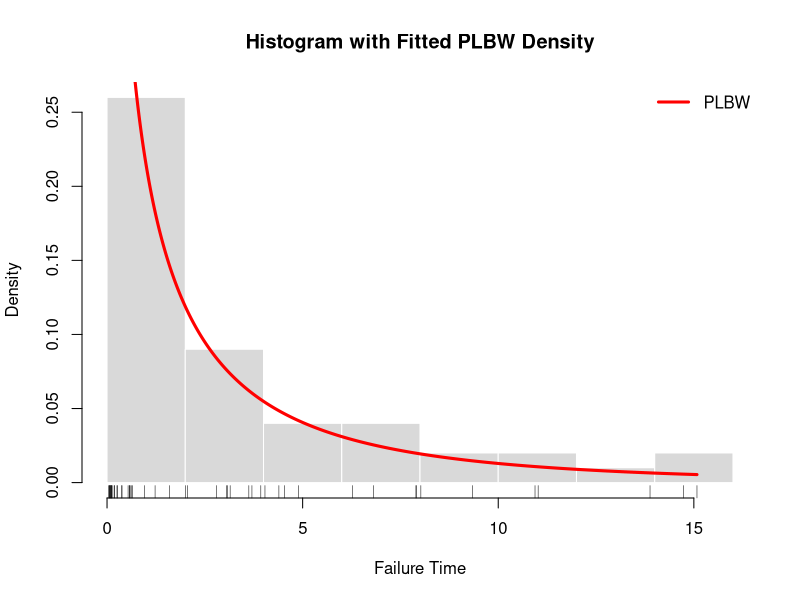
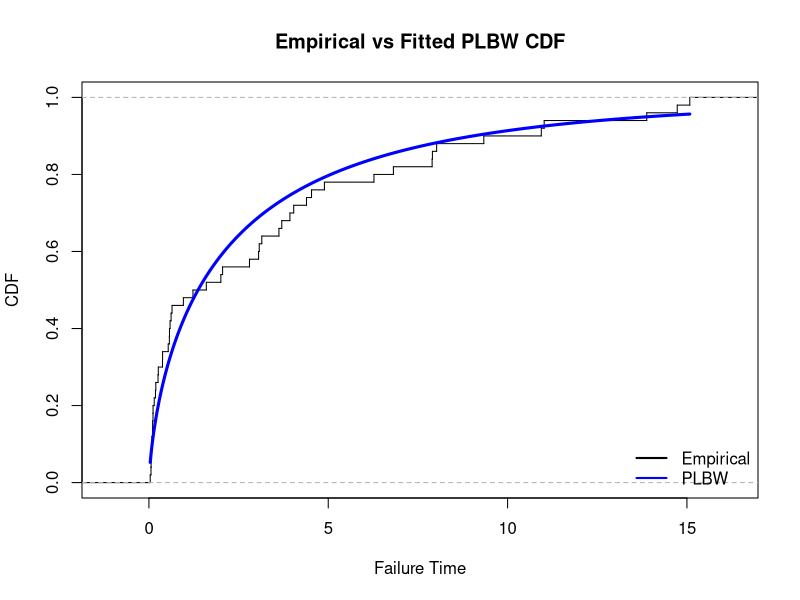
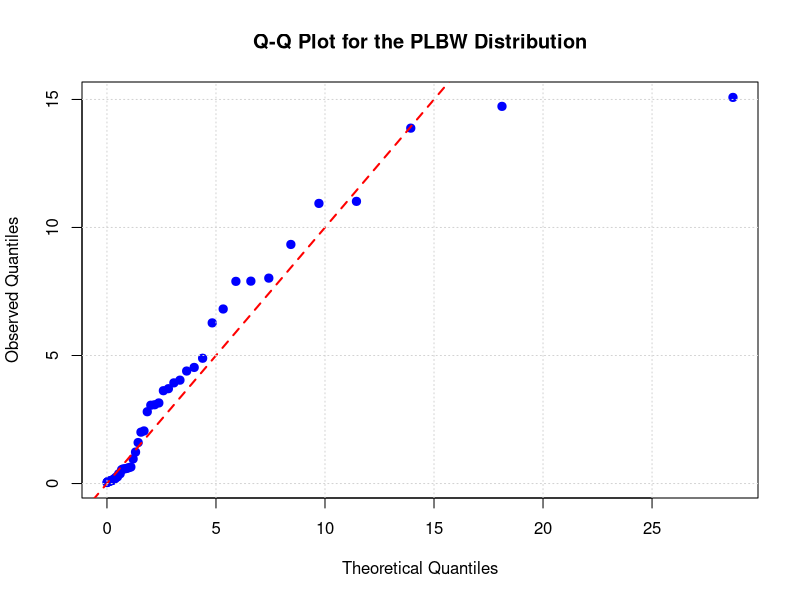
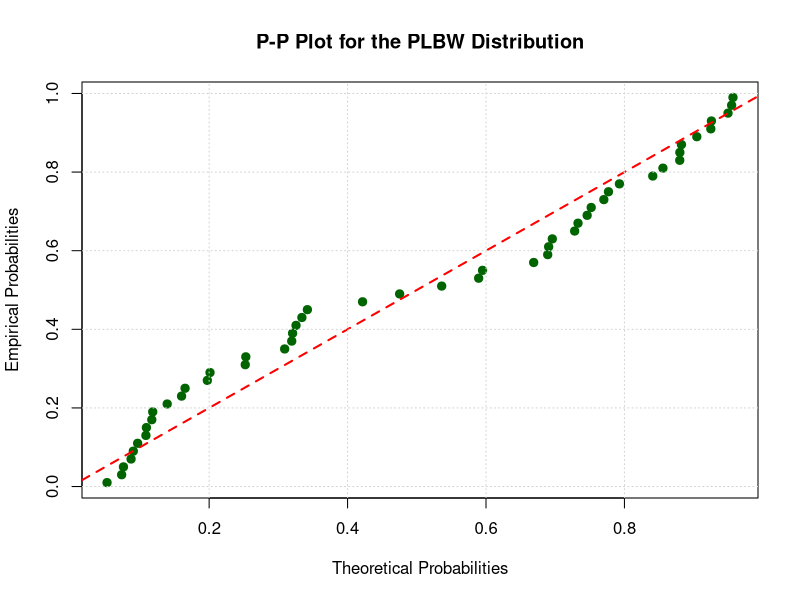

The R script that drew these images, in order: (Note: this script raises an error after producing the figures.)
###############################################################################
#                     PART 1
#      POWER LENGTH-BIASED WEIBULL (PLBW) DISTRIBUTION
#          DATA + PDF + CDF + QUANTILE + RANDOM GENERATOR
###############################################################################

rm(list = ls())

###############################################################################
# REQUIRED PACKAGES
###############################################################################

library(stats)
library(numDeriv)
library(goftest)

###############################################################################
# FAILURE TIME DATA (Murthy et al., 2004)
###############################################################################

data <- c(
  0.036,0.058,0.061,0.074,0.078,0.086,0.102,0.103,0.114,0.116,
  0.148,0.183,0.192,0.254,0.262,0.379,0.381,0.538,0.570,0.574,
  0.590,0.618,0.645,0.961,1.228,1.600,2.006,2.054,2.804,3.058,
  3.076,3.147,3.625,3.704,3.931,4.037,4.393,4.534,4.893,6.274,
  6.816,7.896,7.904,8.022,9.337,10.940,11.020,13.880,14.730,15.080
)

n <- length(data)

###############################################################################
# POWER LENGTH-BIASED WEIBULL PDF
#
# f(y)=
# [c β² α^(1+1/β) y^(βc+c−1) exp(-αy^(βc))]
# -------------------------------------------
#            Γ(1/β)
###############################################################################

dplbw <- function(x, alpha, beta, c){
  
  f <- numeric(length(x))
  
  ind <- which(x > 0)
  
  if(length(ind)==0) return(f)
  
  xx <- x[ind]
  
  f[ind] <-
    (c *
       beta^2 *
       alpha^(1 + 1/beta) *
       xx^(beta*c + c - 1) *
       exp(-alpha * xx^(beta*c))) /
    gamma(1/beta)
  
  f[!is.finite(f)] <- 1e-300
  
  f[f <= 0] <- 1e-300
  
  return(f)
  
}

###############################################################################
# POWER LENGTH-BIASED WEIBULL CDF
#
# F(y)=γ(1+1/β, αy^(βc))/Γ(1+1/β)
###############################################################################

pplbw <- function(x, alpha, beta, c){
  
  F <- numeric(length(x))
  
  ind <- which(x > 0)
  
  if(length(ind)==0) return(F)
  
  xx <- x[ind]
  
  F[ind] <- pgamma(
    
    alpha * xx^(beta*c),
    
    shape = 1 + 1/beta,
    
    rate = 1
    
  )
  
  F[F < 0] <- 0
  
  F[F > 1] <- 1
  
  return(F)
  
}

###############################################################################
# SURVIVAL FUNCTION
###############################################################################

splbw <- function(x, alpha, beta, c){
  
  1 - pplbw(x, alpha, beta, c)
  
}

###############################################################################
# HAZARD FUNCTION
###############################################################################

hplbw <- function(x, alpha, beta, c){
  
  f <- dplbw(x, alpha, beta, c)
  
  s <- splbw(x, alpha, beta, c)
  
  s[s <= 1e-12] <- 1e-12
  
  f/s
  
}

###############################################################################
# CUMULATIVE HAZARD FUNCTION
###############################################################################

Hplbw <- function(x, alpha, beta, c){
  
  -log(splbw(x, alpha, beta, c))
  
}

###############################################################################
# QUANTILE FUNCTION
#
# Numerical inversion using uniroot()
###############################################################################

qplbw <- function(u, alpha, beta, c){
  
  sapply(u,function(p){
    
    uniroot(
      
      function(y)
        
        pplbw(y, alpha, beta, c) - p,
      
      lower = 1e-10,
      
      upper = 100
      
    )$root
    
  })
  
}

###############################################################################
# RANDOM NUMBER GENERATOR
###############################################################################

rplbw <- function(n, alpha, beta, c){
  
  u <- runif(n)
  
  qplbw(
    
    u,
    
    alpha,
    
    beta,
    
    c
    
  )
  
}

###############################################################################
# BASIC CHECKS
###############################################################################

cat("=================================================\n")
cat("POWER LENGTH-BIASED WEIBULL DISTRIBUTION\n")
cat("=================================================\n\n")

cat("Sample Size :", n, "\n\n")

cat("First Five Density Values\n")
print(
  dplbw(
    data[1:5],
    alpha = 2,
    beta = 2,
    c = 1.5
  )
)

cat("\n")

cat("First Five CDF Values\n")
print(
  pplbw(
    data[1:5],
    alpha = 2,
    beta = 2,
    c = 1.5
  )
)

cat("\n")

cat("First Five Hazard Values\n")
print(
  hplbw(
    data[1:5],
    alpha = 2,
    beta = 2,
    c = 1.5
  )
)

cat("\nPart 1 Loaded Successfully.\n")


###############################################################################
# 4. NEGATIVE LOG-LIKELIHOOD FUNCTION
###############################################################################

negloglik_plbw <- function(par, x){
  
  alpha <- par[1]
  beta  <- par[2]
  c     <- par[3]
  
  if(any(par <= 0))
    return(1e10)
  
  dens <- dplbw(x, alpha, beta, c)
  
  dens[dens <= 0] <- 1e-300
  
  if(any(!is.finite(dens)))
    return(1e10)
  
  -sum(log(dens))
  
}

###############################################################################
# 5. MULTI-START MAXIMUM LIKELIHOOD ESTIMATION
###############################################################################

starting.values <- list(
  
  c(1,1,1),
  
  c(2,2,1.5),
  
  c(0.5,0.5,0.8),
  
  c(3,1,2),
  
  c(1,3,1),
  
  c(5,2,2),
  
  c(2,5,1),
  
  c(4,4,2)
  
)

best.fit <- NULL

best.value <- Inf

for(start in starting.values){
  
  fit <- try(
    
    optim(
      
      par=start,
      
      fn=negloglik_plbw,
      
      x=data,
      
      method="L-BFGS-B",
      
      lower=c(0.001,0.001,0.001),
      
      upper=c(20,20,20),
      
      control=list(maxit=10000),
      
      hessian=TRUE
      
    ),
    
    silent=TRUE
    
  )
  
  if(!inherits(fit,"try-error")){
    
    if(fit$value < best.value){
      
      best.value <- fit$value
      
      best.fit <- fit
      
    }
    
  }
  
}

fit <- best.fit

###############################################################################
# ESTIMATED PARAMETERS
###############################################################################

alpha_hat <- fit$par[1]

beta_hat <- fit$par[2]

c_hat <- fit$par[3]

cat("Estimated Parameters\n")

print(fit$par)


###############################################################################
# 6. STANDARD ERRORS
###############################################################################

vcov.mat <- solve(fit$hessian)

SE <- sqrt(diag(vcov.mat))

z.value <- fit$par/SE

p.value <- 2*(1-pnorm(abs(z.value)))

Lower95 <- fit$par-1.96*SE

Upper95 <- fit$par+1.96*SE

results <- data.frame(
  
  Parameter=c("alpha","beta","c"),
  
  Estimate=round(fit$par,6),
  
  Std.Error=round(SE,6),
  
  z.value=round(z.value,4),
  
  p.value=round(p.value,5),
  
  Lower95=round(Lower95,6),
  
  Upper95=round(Upper95,6)
  
)

print(results)

###############################################################################
# 7. MODEL SELECTION CRITERIA
###############################################################################

logLik <- -fit$value

k <- 3

n <- length(data)

AIC <- -2*logLik+2*k

BIC <- -2*logLik+k*log(n)

AICc <- AIC+(2*k*(k+1))/(n-k-1)

cat("\n")

cat("Log-Likelihood :",round(logLik,5),"\n")

cat("AIC :",round(AIC,5),"\n")

cat("BIC :",round(BIC,5),"\n")

cat("AICc :",round(AICc,5),"\n")


###############################################################################
# 8. HISTOGRAM WITH FITTED PLBW DENSITY
###############################################################################

xgrid <- seq(
  
  min(data),
  
  max(data),
  
  length.out=1000
  
)

pdf.fit <- dplbw(
  
  xgrid,
  
  alpha_hat,
  
  beta_hat,
  
  c_hat
  
)

hist(
  
  data,
  
  probability=TRUE,
  
  breaks=10,
  
  col="grey85",
  
  border="white",
  
  main="Histogram with Fitted PLBW Density",
  
  xlab="Failure Time"
  
)

lines(
  
  xgrid,
  
  pdf.fit,
  
  col="red",
  
  lwd=3
  
)

rug(data)

legend(
  
  "topright",
  
  legend="PLBW",
  
  col="red",
  
  lwd=3,
  
  bty="n"
  
)


###############################################################################
# 9. EMPIRICAL VS FITTED CDF
###############################################################################

plot(
  
  ecdf(data),
  
  verticals=TRUE,
  
  do.points=FALSE,
  
  main="Empirical vs Fitted PLBW CDF",
  
  xlab="Failure Time",
  
  ylab="CDF"
  
)

lines(
  
  xgrid,
  
  pplbw(
    
    xgrid,
    
    alpha_hat,
    
    beta_hat,
    
    c_hat
    
  ),
  
  col="blue",
  
  lwd=3
  
)

legend(
  
  "bottomright",
  
  legend=c("Empirical","PLBW"),
  
  col=c("black","blue"),
  
  lwd=2,
  
  bty="n"
  
)


###############################################################################
# 10. Q-Q PLOT
###############################################################################

u <- ppoints(n)

theoretical.quantiles <- qplbw(
  u,
  alpha_hat,
  beta_hat,
  c_hat
)

observed.quantiles <- sort(data)

plot(
  theoretical.quantiles,
  observed.quantiles,
  pch = 19,
  col = "blue",
  cex = 1.1,
  xlab = "Theoretical Quantiles",
  ylab = "Observed Quantiles",
  main = "Q-Q Plot for the PLBW Distribution"
)

abline(0,1,
       col="red",
       lwd=2,
       lty=2)

grid()



###############################################################################
# 11. P-P PLOT
###############################################################################

empirical.prob <- (1:n - 0.5)/n

fitted.prob <- pplbw(
  sort(data),
  alpha_hat,
  beta_hat,
  c_hat
)

plot(
  fitted.prob,
  empirical.prob,
  pch=19,
  col="darkgreen",
  cex=1.1,
  xlab="Theoretical Probabilities",
  ylab="Empirical Probabilities",
  main="P-P Plot for the PLBW Distribution"
)

abline(0,1,
       col="red",
       lwd=2,
       lty=2)

grid()


library(goftest)


###############################################################################
# 12. KOLMOGOROV-SMIRNOV TEST
###############################################################################

KS <- ks.test(
  data,
  function(x)
    pplbw(
      x,
      alpha_hat,
      beta_hat,
      c_hat
    )
)

print(KS)


###############################################################################
# 13. ANDERSON-DARLING TEST
###############################################################################

AD <- ad.test(
  data,
  null=function(x)
    pplbw(
      x,
      alpha_hat,
      beta_hat,
      c_hat
    )
)

print(AD)


###############################################################################
# 14. CRAMER-VON MISES TEST
###############################################################################

CVM <- cvm.test(
  data,
  null=function(x)
    pplbw(
      x,
      alpha_hat,
      beta_hat,
      c_hat
    )
)

print(CVM)



###############################################################################
# 15. PARAMETER SUMMARY
###############################################################################

summary.table <- data.frame(
  
  Parameter=c("alpha","beta","c"),
  
  Estimate=round(c(alpha_hat,beta_hat,c_hat),6),
  
  Std.Error=round(SE,6),
  
  z.value=round(z.value,4),
  
  p.value=round(p.value,6),
  
  Lower95=round(Lower95,6),
  
  Upper95=round(Upper95,6)
  
)

print(summary.table)



###############################################################################
# 16. FINAL OUTPUT
###############################################################################

cat("\n")
cat("===========================================================\n")
cat("        POWER LENGTH-BIASED WEIBULL DISTRIBUTION\n")
cat("===========================================================\n\n")

print(summary.table)

cat("\n")

cat("Sample Size       :",n,"\n")
cat("Log-Likelihood    :",round(logLik,6),"\n")
cat("AIC               :",round(AIC,6),"\n")
cat("BIC               :",round(BIC,6),"\n")
cat("AICc              :",round(AICc,6),"\n")

cat("\n")
cat("=============== GOODNESS OF FIT ===============\n")

cat("KS Statistic      :",round(KS$statistic,6),"\n")
cat("KS p-value        :",KS$p.value,"\n\n")

cat("AD Statistic      :",round(AD$statistic,6),"\n")
cat("AD p-value        :",AD$p.value,"\n\n")

cat("CVM Statistic     :",round(CVM$statistic,6),"\n")
cat("CVM p-value       :",CVM$p.value,"\n")

cat("===========================================================\n")




###############################################################################
# 17. SAVE RESULTS
###############################################################################

write.csv(
  summary.table,
  "PLBW_Parameter_Estimates.csv",
  row.names=FALSE
)

fit.indices <- data.frame(
  
  Statistic=c(
    "LogLik",
    "AIC",
    "BIC",
    "AICc",
    "KS",
    "KS_pvalue",
    "AD",
    "AD_pvalue",
    "CVM",
    "CVM_pvalue"
  ),
  
  Value=c(
    logLik,
    AIC,
    BIC,
    AICc,
    KS$statistic,
    KS$p.value,
    AD$statistic,
    AD$p.value,
    CVM$statistic,
    CVM$p.value
  )
  
)

write.csv(
  fit.indices,
  "PLBW_Model_Fit.csv",
  row.names=FALSE
)

cat("\nResults successfully saved.\n")



describe(data)
summary(data)
